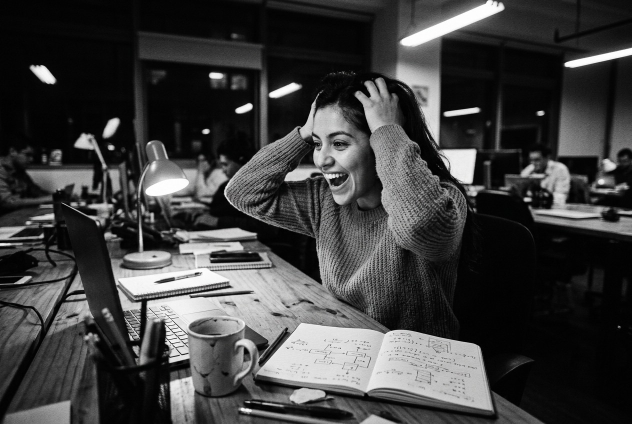
#> input picture marca/presentacion/fotos/estilo/reaccion.jpg, 1264 x 848 px (shown at 1/2 size)
$ python texturas_experimentales.py
#> lines starting #> are read from the running program, lines starting #| are printed output that depends on the picture; after the words box and inside, x2 and y2 are one past the last pixel; in counts of white or black regions, pixels touching at a corner belong together
### marca/presentacion/revelado.py
# Revelado de película para el estilo fotográfico de Nave: B/N tipo Tri-X o color tipo Ektachrome de los 80.
# Uso: python3 revelado.py entrada.png salida.jpg bn|color [ancho]
import sys
import numpy as np
from PIL import Image, ImageFilter

def curva(x, contraste=1.0, negro=0.0, blanco=1.0):
    """S suave alrededor de 0.5 y levantamiento de negros (película, no digital)."""
    x = np.clip(x, 0, 1)
    s = 0.5 + (x - 0.5) * contraste
    s = s + 0.08 * contraste * np.sin((x - 0.5) * np.pi) * (1 - abs(x - 0.5) * 2)
    s = np.clip(s, 0, 1)
    return negro + s * (blanco - negro)

def grano(h, w, fuerza, rng):
    """Grano a dos escalas: fino (1 px) y de cúmulo (3 px), como haluros de plata."""
    fino = rng.normal(0, 1, (h, w))
    grueso = np.array(Image.fromarray(rng.normal(0, 1, (h // 3 + 1, w // 3 + 1)).astype(np.float32)).resize((w, h), Image.BICUBIC))
    return (fino * 0.7 + grueso * 0.55) * fuerza

def viñeta(h, w, fuerza):
    y, x = np.mgrid[0:h, 0:w]
    r = np.hypot((x - w / 2) / (w / 2), (y - h / 2) / (h / 2)) / np.sqrt(2)
    return 1 - fuerza * np.clip(r, 0, 1) ** 2.2

def revelar(src, modo, ancho=1920, semilla=7):
#> called with modo = 'bn', ancho = 1920, semilla = 7
    rng = np.random.default_rng(semilla)
    im = Image.open(src).convert('RGB')
#> im is the input picture: PIL image 1264x848 RGB; mean R, G, B 62.9, 62.9, 62.9
    if im.width != ancho:
        im = im.resize((ancho, round(im.height * ancho / im.width)), Image.LANCZOS)
#> im: PIL image 1920x1288 RGB
    im = im.filter(ImageFilter.GaussianBlur(0.6))          # óptica de la época: menos nitidez digital
    a = np.asarray(im).astype(np.float32) / 255
    h, w, _ = a.shape
#> h = 1288; w = 1920
    if modo == 'bn':
        # Tri-X 400 con filtro amarillo: piel luminosa, cielos y sombras más densos
        l = a[..., 0] * 0.42 + a[..., 1] * 0.46 + a[..., 2] * 0.12
        l = curva(l, 1.22, negro=0.045, blanco=0.965)
        medios = 1 - np.abs(l - 0.5) * 1.6                  # el grano se nota más en medios tonos
        l = l + grano(h, w, 0.055, rng) * np.clip(medios, 0.35, 1)
        l = l * viñeta(h, w, 0.32)
        out = np.stack([l, l, l], -1)
        out = out * np.array([1.0, 0.99, 0.965]) + np.array([0.012, 0.01, 0.0])  # papel cálido
    else:
        # Ektachrome de los 80: menos saturación, luces cálidas, sombras cian, negros lavados, halación
        l = a.mean(-1, keepdims=True)
        a = l + (a - l) * 0.78
        a = curva(a, 1.08, negro=0.07, blanco=0.95)
        luz = np.clip((l - 0.55) / 0.45, 0, 1)
        sombra = np.clip((0.45 - l) / 0.45, 0, 1)
        a = a + luz * np.array([0.05, 0.025, -0.035]) + sombra * np.array([-0.025, 0.012, 0.04])
        brillo = Image.fromarray((np.clip((l[..., 0] - 0.72) / 0.28, 0, 1) * 255).astype(np.uint8)).filter(ImageFilter.GaussianBlur(14))
        hal = np.asarray(brillo).astype(np.float32)[..., None] / 255
        a = 1 - (1 - a) * (1 - hal * np.array([0.32, 0.12, 0.04]))  # halación roja en luces fuertes
        g = grano(h, w, 0.04, rng)
        a = a + np.stack([g, g * 0.9, g * 1.1], -1) + rng.normal(0, 0.012, a.shape)
        out = a * viñeta(h, w, 0.28)[..., None]
    return Image.fromarray((np.clip(out, 0, 1) * 255).astype(np.uint8))
#> returned value: PIL image 1920x1288 RGB

# [4 lines that do not run on import are left out]

### marca/presentacion/texturas_experimentales.py
# Texturas de la página «Exploración · experimental»: foto que se vuelve trama, duotono Espacio–Ámbar,
# riso a dos tintas, fotocopia, hoja de contactos y sello de puntos en kraft.
# Uso: python3 texturas_experimentales.py  (salida en experimental/)
import math, os, random
import numpy as np
from PIL import Image, ImageDraw, ImageFilter, ImageOps, ImageChops

D = os.path.dirname(os.path.abspath(__file__))
import sys; sys.path.insert(0, D)
from revelado import revelar  # noqa: E402
OUT = os.path.join(D, 'experimental'); os.makedirs(OUT, exist_ok=True)
HEX = lambda h: tuple(int(h[i:i + 2], 16) for i in (1, 3, 5))
C = dict(crema=HEX('#FFF5EE'), espacio=HEX('#012436'), tueste=HEX('#210A05'), ign=HEX('#E55C41'), ambar=HEX('#EFA441'),
         petroleo=HEX('#005A88'), senal=HEX('#0067DE'), niebla=HEX('#D7E1E2'))
rng = np.random.default_rng(11)

def crop(im, W, H, fx=.5, fy=.5):
#> called with W = 1080, H = 1350, fx = 0.56, fy = 0.5
    iw, ih = im.size; ar = W / H
#> after `iw, ih = im.size`: iw = 1920; ih = 1288
    cw, ch = (ih * ar, ih) if iw / ih > ar else (iw, iw / ar)
#> cw = 1030.4; ch = 1288
    cx = min(max(fx * iw, cw / 2), iw - cw / 2); cy = min(max(fy * ih, ch / 2), ih - ch / 2)
#> after `cx = min(max(fx * iw, cw / 2), iw - cw / 2)`: cx = 1075.2
#> after `cy = min(max(fy * ih, ch / 2), ih - ch / 2)`: cy = 644
    return im.crop((int(cx - cw / 2), int(cy - ch / 2), int(cx + cw / 2), int(cy + ch / 2))).resize((W, H), Image.LANCZOS)
#> returned value: PIL image 1080x1350 RGB

def hexpts(W, H, s):
    rs = s * math.sqrt(3) / 2; j = 0; y = rs / 2
    while y < H + rs:
        x = (j % 2) * s / 2
        while x < W + s:
            yield x, y
            x += s
        y += rs; j += 1

def dots(W, H, s, val, col, bg=None, k=3, rmax=.46, offset=(0, 0)):
    """Dibuja puntos con supermuestreo; val(x, y) -> 0..1."""
    im = Image.new('RGBA', (W * k, H * k), bg + (255,) if bg else (0, 0, 0, 0)); d = ImageDraw.Draw(im)
    for x, y in hexpts(W, H, s):
        v = val(x, y)
        if v <= .02: continue
        r = rmax * s * math.sqrt(min(1, v)) * k; cx, cy = (x + offset[0]) * k, (y + offset[1]) * k
        d.ellipse((cx - r, cy - r, cx + r, cy + r), fill=col + (255,))
    return im.resize((W, H), Image.LANCZOS)

def grano(im, f=.05):
    a = np.asarray(im).astype(np.float32) / 255
    n = rng.normal(0, f, a.shape[:2])[..., None]
    return Image.fromarray((np.clip(a + n, 0, 1) * 255).astype(np.uint8))

def papel(W, H, base, fibras=.035):
    a = np.ones((H, W, 3), np.float32) * np.array(base, np.float32) / 255
    n = np.asarray(Image.fromarray((rng.normal(.5, .5, (H // 2, W // 2)) * 255).clip(0, 255).astype(np.uint8)).resize((W, H), Image.BICUBIC)).astype(np.float32) / 255
    a = a * (1 - fibras + fibras * 2 * n[..., None])
    return Image.fromarray((np.clip(a, 0, 1) * 255).astype(np.uint8))

# E1 · la foto se vuelve trama (1080×1350)
src = crop(revelar(os.path.join(D, 'fotos/estilo/reaccion.jpg'), 'bn'), 1080, 1350, .56, .5)
L = np.asarray(src.convert('L').filter(ImageFilter.GaussianBlur(3))).astype(np.float32) / 255
tr = dots(1080, 1350, 12, lambda x, y: (1 - L[min(1349, int(y)), min(1079, int(x))]) ** 1.1, C['espacio'], C['crema'])
m = np.clip((np.arange(1350) / 1350 - .42) / .2, 0, 1)[:, None, None]
blend = np.asarray(src).astype(np.float32) * (1 - m) + np.asarray(tr.convert('RGB')).astype(np.float32) * m
Image.fromarray(blend.astype(np.uint8)).save(f'{OUT}/e1-foto-trama.jpg', quality=90)

# E2 · duotono Espacio→Ámbar con grano (1080×1350)
src = crop(Image.open(os.path.join(D, 'fotos/estilo/equipo.jpg')).convert('RGB'), 1080, 1350, .5, .5)
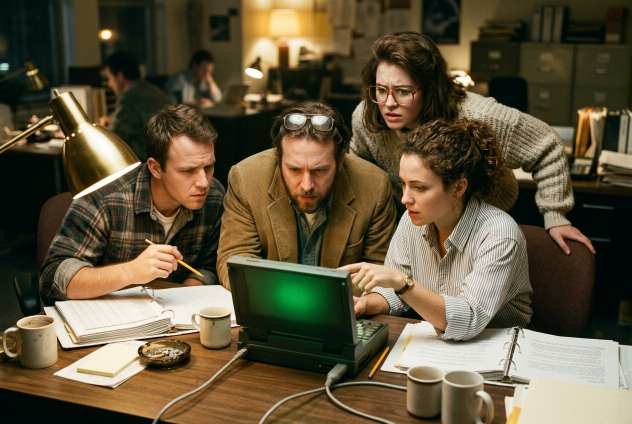
#> input picture marca/presentacion/fotos/estilo/equipo.jpg, 1264 x 848 px (shown at 1/2 size)
l = ImageOps.autocontrast(src.convert('L'), cutoff=1)
#> l: PIL image 1080x1350 L
a = np.asarray(l).astype(np.float32)[..., None] / 255
#> a: shape (1350, 1080, 1) float32
duo = np.array(C['espacio'], np.float32) * (1 - a) + np.array(C['ambar'], np.float32) * a
grano(Image.fromarray(duo.astype(np.uint8)), .045).save(f'{OUT}/e2-duotono.jpg', quality=90)

# E4 · riso: dos tintas desfasadas sobre papel (1080×1350)
W, H = 1080, 1350
def esfera(x, y, cx=540, cy=600, R=380):
    dx, dy = (x - cx) / R, (y - cy) / R; d2 = dx * dx + dy * dy
    if d2 > 1: return 0
    z = math.sqrt(1 - d2); n = (-.55 * dx - .62 * dy + .56 * z) / math.sqrt(.55 ** 2 + .62 ** 2 + .56 ** 2)
    return max(.05, min(.92, .1 + .9 * n))
paper = papel(W, H, C['crema'], .05).convert('RGBA')
l1 = dots(W, H, 16, lambda x, y: esfera(x, y), C['ign'])
#> in dots (call 2), `im = Image.new('RGBA', (W * k, H * k), bg + (255,) if bg else (0, 0, 0`: im: PIL image 3240x4050 RGBA; every value is 0
l2 = dots(W, H, 16, lambda x, y: (1 - esfera(x, y)) * .85 if esfera(x, y) > 0 else 0, C['petroleo'], offset=(6, 5))
riso = ImageChops.multiply(paper, Image.alpha_composite(Image.new('RGBA', (W, H), (255, 255, 255, 255)), l1))
riso = ImageChops.multiply(riso, Image.alpha_composite(Image.new('RGBA', (W, H), (255, 255, 255, 255)), l2))
grano(riso.convert('RGB'), .03).save(f'{OUT}/e4-riso.jpg', quality=90)

# E5 · fotocopia (1080×1350)
src = crop(Image.open(os.path.join(D, 'fotos/estilo/brindis.jpg')).convert('L'), 1000, 760, .5, .45)
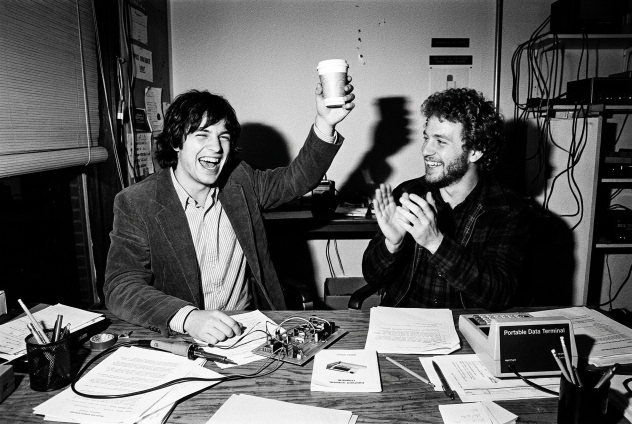
#> input picture marca/presentacion/fotos/estilo/brindis.jpg, 1264 x 848 px (shown at 1/2 size)
#> call 3 of crop, with W = 1000, H = 760, fx = 0.5, fy = 0.45
#> in crop (call 3), `cw, ch = (ih * ar, ih) if iw / ih > ar else (iw, iw / ar)`: cw = 1115.8
#> in crop (call 3), `return im.crop((int(cx - cw / 2), int(cy - ch / 2), int(cx + cw / 2), ..`:
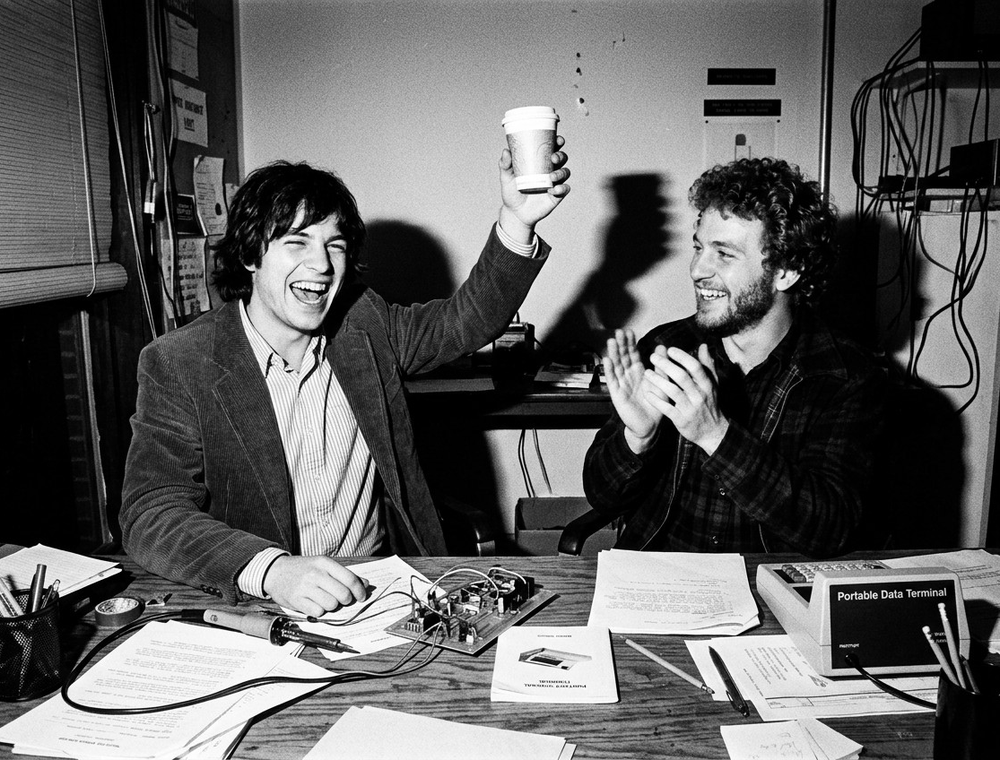
#> returned value: PIL image 1000x760 L; min 0, max 255, mean 98.1
x = np.asarray(ImageOps.autocontrast(src, cutoff=2)).astype(np.float32) / 255
x = x + rng.normal(0, .12, x.shape)
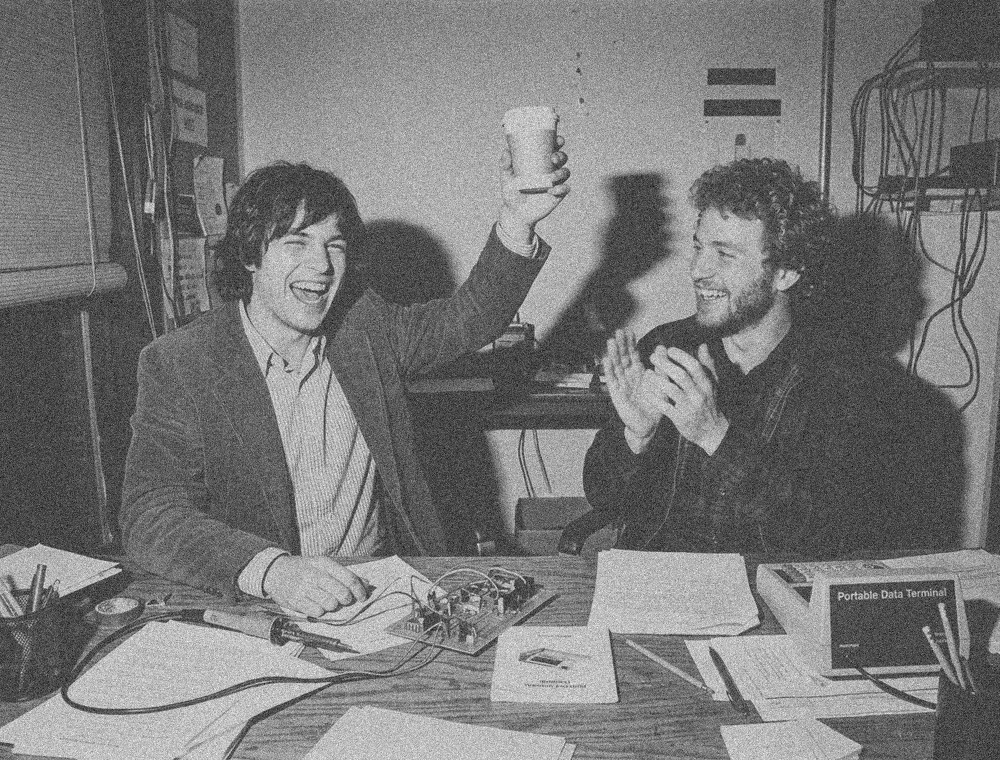
#> x: shape (760, 1000) float64; min -0.589, max 1.5, mean 0.399; drawn with min black and max white
tone = (x > .48).astype(np.float32)
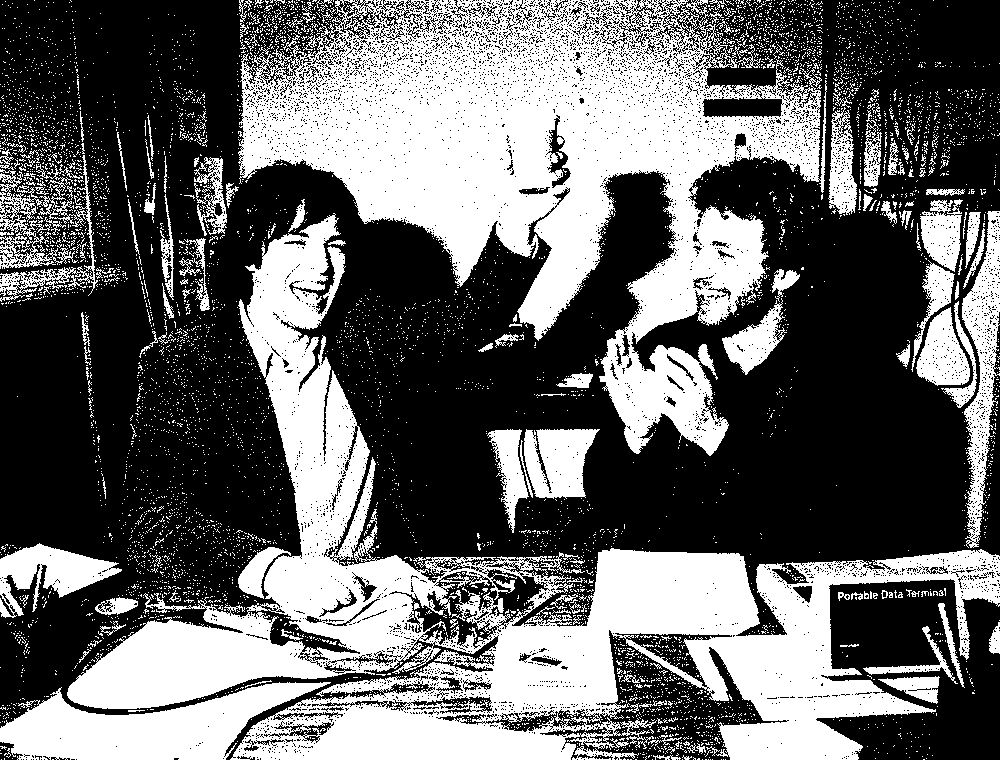
#> tone: shape (760, 1000) float32; values 0 (black) and 1 (white), 40.6% white; 6103 white regions (5929 under 20 px), largest, box (x1, y1, x2, y2) and area: (67, 213, 1000, 760) 123736, (238, 0, 827, 456) 112192, (0, 682, 331, 760) 13636
tone = np.where(rng.random(tone.shape) < .012, 1 - tone, tone)          # salpicado de tóner
#> tone: shape (760, 1000) float32; values 0 (black) and 1 (white), 40.8% white; 9727 white regions (9538 under 20 px), largest, box (x1, y1, x2, y2) and area: (67, 213, 1000, 760) 122294, (237, 0, 827, 456) 111049, (0, 682, 331, 760) 13487
img = Image.fromarray((tone * 255).astype(np.uint8)).filter(ImageFilter.GaussianBlur(.7)).rotate(-1.3, expand=True, fillcolor=255)
pg = papel(W, H, (246, 243, 236), .03)
pg_np = np.asarray(pg).astype(np.float32)
ph = np.asarray(img.resize((1010, 780))).astype(np.float32)[..., None] / 255
y0, x0 = 300, 35
reg = pg_np[y0:y0 + 780, x0:x0 + 1010]
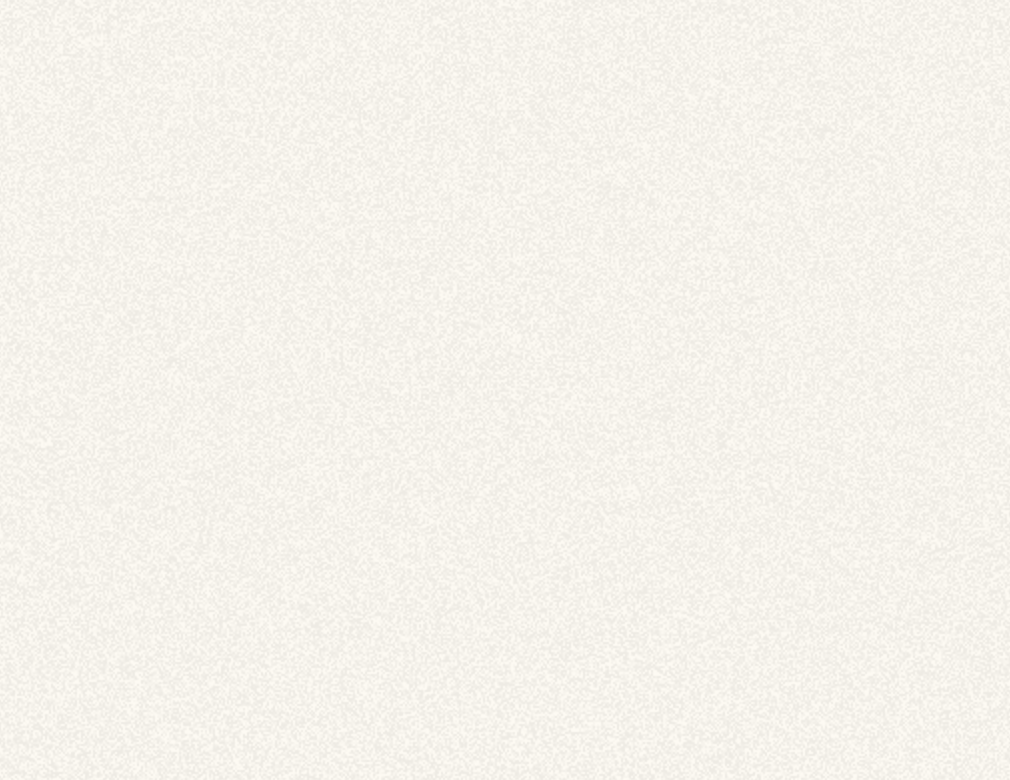
#> reg: shape (780, 1010, 3) float32; mean R, G, B 245.3, 242.4, 235.6
pg_np[y0:y0 + 780, x0:x0 + 1010] = reg * (ph * .92 + .08 * (1 - ph) * 0 + (1 - ph) * .1)
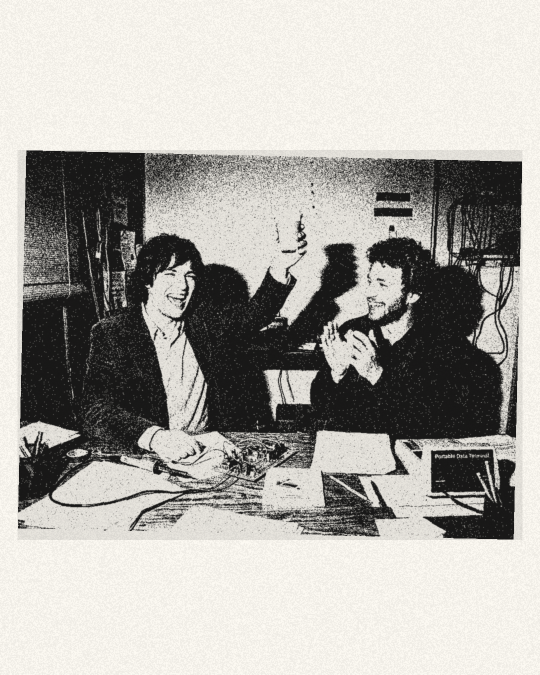
#> pg_np: shape (1350, 1080, 3) float32 (shown at 1/2 size); mean R, G, B 173.9, 171.6, 166.5
yy = np.linspace(0, 1, H)[:, None, None]; pg_np *= (1 - .08 * np.abs(yy - .5) * 2)   # sombra de la copiadora
Image.fromarray(np.clip(pg_np, 0, 255).astype(np.uint8)).save(f'{OUT}/e5-fotocopia.jpg', quality=90)

# E6 · hoja de contactos (1080×1350): 3 tiras × 2 cuadros
names = ['reaccion', 'equipo', 'brindis', 'pizarra', 'prototipo', 'cabina']
sheet = papel(W, H, (236, 234, 228), .02)
d = ImageDraw.Draw(sheet)
fw, fh = 440, 293
for k, n in enumerate(names):
    r, q = divmod(k, 2)
    sy = 170 + r * 380
    if q == 0:
        d.rectangle((40, sy, 1040, sy + 350), fill=(18, 16, 14))
        for hx in range(56, 1030, 34):
            d.rounded_rectangle((hx, sy + 10, hx + 18, sy + 24), 3, fill=(236, 234, 228)); d.rounded_rectangle((hx, sy + 326, hx + 18, sy + 340), 3, fill=(236, 234, 228))
    fr = revelar(os.path.join(D, f'fotos/estilo/{n}.jpg'), 'bn', 900)
    fr = crop(fr, fw, fh)
#> (the run stopped early here; a loop or call above may not have finished)
